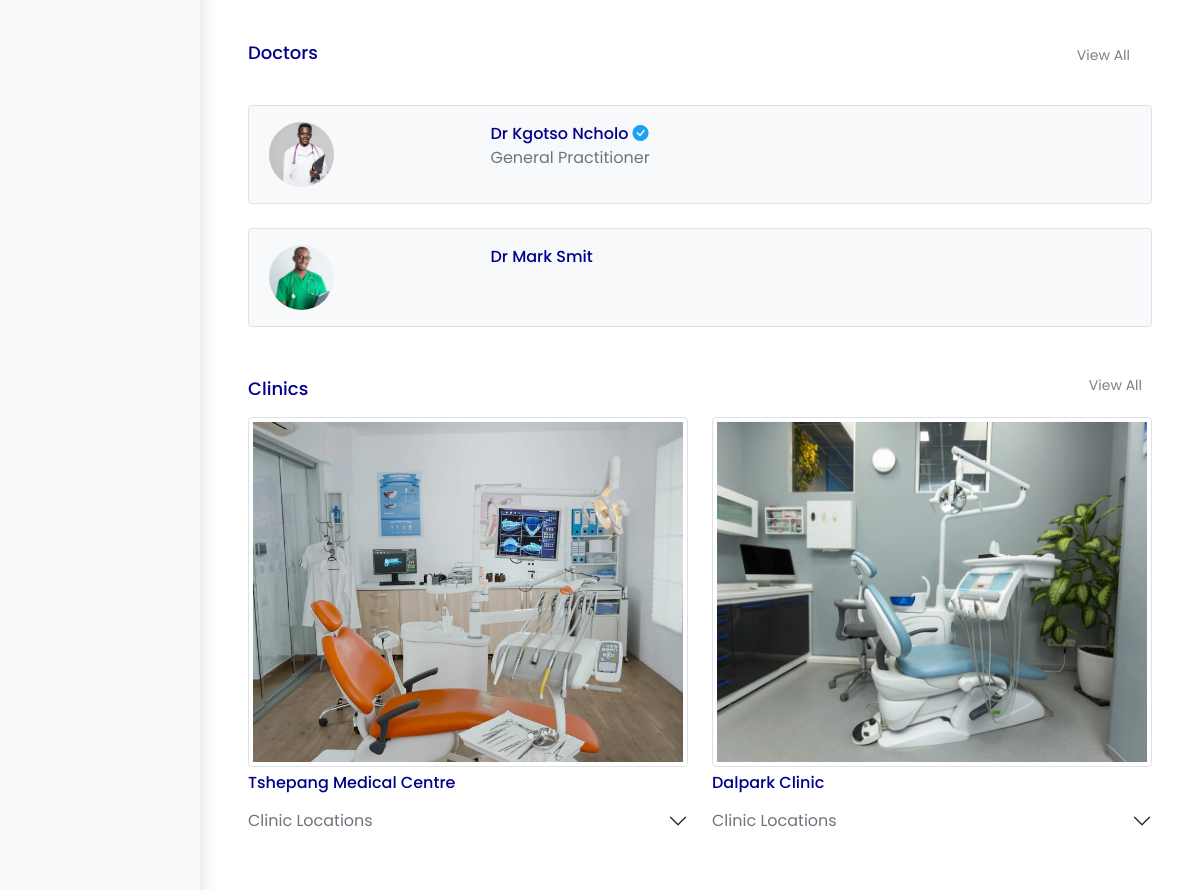
The app's page / (middle part), older data.
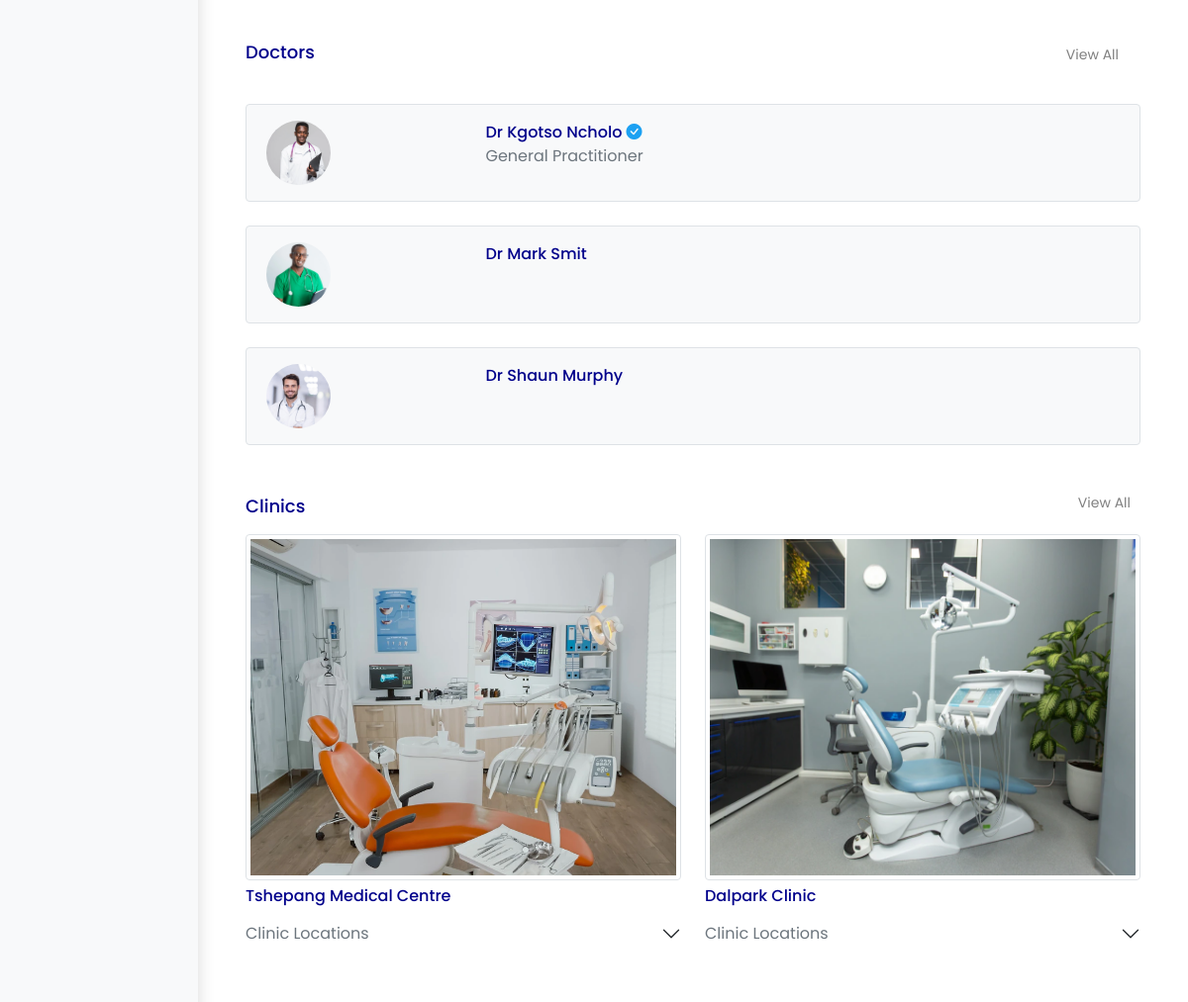
The same page, newer data.
### precocare/models.py (models this page shows, shortened)
class DoctorModel(models.Model):
    user = models.OneToOneField(User,null=True, on_delete=models.CASCADE)
    first_name = models.CharField(max_length=200,null=True)
    last_name = models.CharField(max_length=200,null=True)
    about_doctor = models.TextField(blank = True)
    registration_number = models.CharField(max_length=500,null=True)
    mobile_number = models.CharField(max_length=50,null=True)
    email = models.CharField(max_length=200,null=True)
    verified = models.CharField(max_length=100,null=True, default='No' ,blank=True)
    doctor_license = models.CharField(max_length=500,null=True,unique=True)
    profile_set = models.CharField(max_length=50,null=True, default='No' ,blank=True)
    date_created = models.DateTimeField(auto_now_add=True, null=True)
    profile_pic = models.ImageField(null=True, blank=True,upload_to='files/doctorprofile')

class DoctorServices(models.Model):
    doctor_id = models.ForeignKey(DoctorModel, on_delete=models.CASCADE , blank=True, related_name="doctor_service", default=None)
    service_name = models.CharField(max_length=500,null=True)
    service_fee = models.CharField(max_length=500,null=True)

class ClinicModel(models.Model):
    user = models.ForeignKey(User,null=True, on_delete=models.CASCADE,blank=True,default=None , related_name='owner')
    clinic_name = models.CharField(max_length=500,null=True)
    contact1 = models.CharField(max_length=50,null=True)
    contact2 = models.CharField(max_length=50,null=True)
    emial = models.CharField(max_length=50,null=True)
    about_clinic = models.TextField(blank = True)
    street = models.CharField(max_length=500,null=True)
    province = models.CharField(max_length=500,null=True)
    suburb = models.CharField(max_length=500,null=True)
    zipcode = models.CharField(max_length=500,null=True)
    mon_fri_hours = models.CharField(max_length=500,null=True)
    saturday = models.CharField(max_length=500,null=True)
    sunday = models.CharField(max_length=500,null=True)
    holidays = models.CharField(max_length=500,null=True)
    clinic_type = models.CharField(max_length=100,null=True)
    clinic_doctors = models.ManyToManyField(DoctorModel,related_name="physicians",blank=True,default=None)
    clinic_admins = models.ManyToManyField(AdministratorModel,related_name="admins",default=None)
    profile_set = models.CharField(max_length=50,null=True, default='No' ,blank=True)
    clinic_status = models.CharField(max_length=200,null=True ,blank=True,default="Disabled")
    insurance_cover = models.ManyToManyField(InsuranceModel,related_name="medical_scheme",blank=True,default=None)
    date_created = models.DateTimeField(auto_now_add=True, null=True)
    hero_image = models.ImageField(null=True, blank=True,upload_to='files/clinics')
    sub_image1 = models.ImageField(null=True, blank=True,upload_to='files/clinics')
    sub_image2 = models.ImageField(null=True, blank=True,upload_to='files/clinics')
    sub_image3 = models.ImageField(null=True, blank=True,upload_to='files/clinics')
    walk_in = models.CharField(max_length=50,null=True, default='No' ,blank=True)
    online_appointments = models.CharField(max_length=50,null=True, default='No' ,blank=True)
    telephone_appointments = models.CharField(max_length=50,null=True, default='No' ,blank=True)
    website = models.CharField(max_length=1000,null=True,blank=True)

### precocare/views.py (the view)
# urls.py: path('', views.Homepage,name="homepage"),
def Homepage(request):
    locations_list = SuburbModel.objects.all().order_by('name')
    services_list = ServiceListedModel.objects.all()
    all_clinics = ClinicModel.objects.filter(clinic_status = "Active").order_by('clinic_name')
    doctors = DoctorModel.objects.all()
    main_locations = SuburbModel.objects.all()[:4]
    limited_clinics = ClinicModel.objects.filter(clinic_status = "Active")[:4]
    doctorService = DoctorServices.objects.all()
    clinicLocation = ClinicLocationsModel.objects.all()
    if request.method == 'POST' and 'precocare-comment' in request.POST:
        precocare = PrecoCareComments()
        precocare.fullName = request.POST.get('userName')
        precocare.comment = request.POST.get('userComment')
        precocare.save()
        messages.success(request,'Thank you for your comment.')
    context = {
        "locations_list": locations_list,
        "services_list" : services_list,
        "all_clinics": all_clinics,
        "list_doctors" : doctors,
        "main_locations": main_locations,
        "limited_clinics" : limited_clinics,
        "doctorService" : doctorService,
        "clinicLocation" : clinicLocation,
    }
    return render(request, "precocare/homepage.html", context)

### precocare/templates/precocare/homepage.html (shortened to what this page needs)
{% extends 'precocare/base.html' %}
{% load static %}
{% block content %}
<section class="container mt-5">
    <div class="row ">
        <div class="col">
            <p class="main-headings m-0">Doctors</p>
        </div>
        <div class="col d-flex justify-content-end">
            <a class="btn btn-primary" data-bs-toggle="offcanvas" href="#seealldoctors" role="button" aria-controls="seealldoctors" style="text-decoration: none; background-color: transparent; border: none;">
                <p class="sub-headings m-0">View All</p>
              </a>
        </div>
    </div>
    {% for doctor in list_doctors %}
    <a href="{% url 'doctor' doctor.id %}" style="text-decoration: none; color: darkblue;">
        <div class="row border m-0 bg-light rounded px-2 py-3 mt-4">
            <div class="col-3 d-flex align-items-center" style="padding-right: 100px;">
                {% if doctor.profile_pic %}
                <img src="{{doctor.profile_pic.url}}" alt="Avatar" class="avatar">
                {% else %}
                    <i class="bi bi-person-fill" style="font-size: 40px;"></i>
                {% endif %}
            </div>
            <div class="col">
                {% if doctor.verified == "Verified"%}
                <p class="m-0" style="font-weight: 500;">Dr {{doctor.first_name}} {{doctor.last_name}} <i class="bi bi-check-circle-fill" style="color: #1DA1F2;"></i></p>
                {% else %}
                <p class="m-0" style="font-weight: 500;">Dr {{doctor.first_name}} {{doctor.last_name}}</p>
                {% endif %}
                {% for service in doctorService%}
                {% if service.doctor_id.id == doctor.id%}
                <p class="m-0 text-secondary">{{service.service_name}}</p>
                {% endif %}
                {% endfor%}
            </div>
        </div>
    </a>
    {% endfor %}
</section>
<section class="mt-5 mb-3">
    <div class="container overflow-hidden">
        <div class="row">
            <div class="col">
                <p class="main-headings m-0">Clinics</p>
            </div>
            <div class="col d-flex justify-content-end">
                <a data-bs-toggle="offcanvas" data-bs-target="#allclinics" aria-controls="allclinics" type="button">
                    <p class="sub-headings m-0">View All</p>
                </a>
            </div>
        </div>
        <div class="row gy-4">
            {% for clinic in limited_clinics %}
            <div class="col-sm-12 col-lg-6">
                <a href="{% url 'clinic' clinic.id%}" style="text-decoration: none;">
                    <div class="rounded">
                        {% if clinic.hero_image %}
                        <img src="{{clinic.hero_image.url}}" class="img-thumbnail image-height" alt="...">
                        {% else %}
                        <div class="clinic-image bg-light rounded border"></div>
                        {% endif %}
                        <p class="mt-1 m-0" style="font-weight: 500; color: darkblue;">{{clinic.clinic_name}}</p>
                    </div>
                </a>
                <div class="accordion accordion-flush" id="accordionExample">
                    <div class="accordion-item ">
                      <h2 class="accordion-header" id="headingTwo">
                        <button class="accordion-button collapsed px-0 rounded text-secondary" type="button" data-bs-toggle="collapse" data-bs-target="#collapseTwo{{clinic.id}}" aria-expanded="false" aria-controls="collapseTwo{{clinic.id}}">
                          Clinic Locations
                        </button>
                      </h2>
                    </div>
                </div>
            </div>
            {% endfor  %}
        </div>
      </div>
</section>
{% endblock %}

Row changes from the older to the newer data that the page shows:
added DoctorModel: profile_pic (picture), first_name "Shaun", last_name "Murphy"
